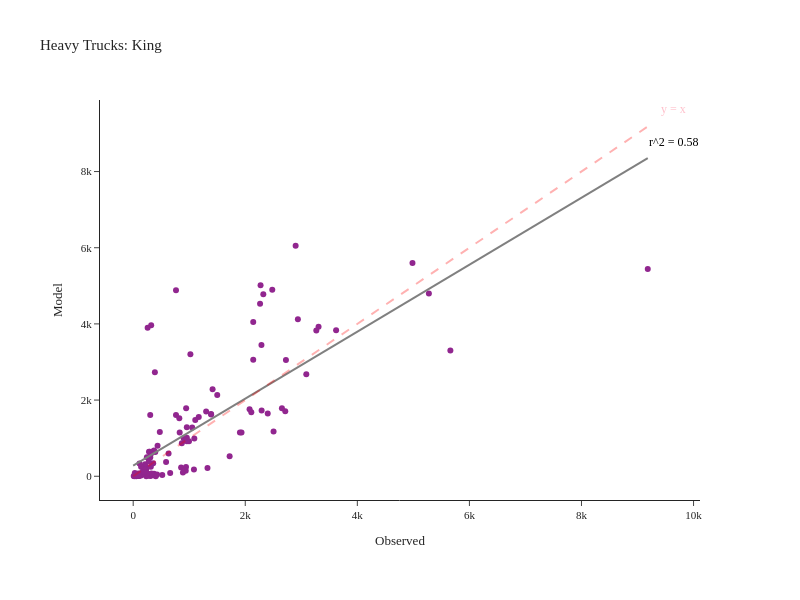

Here is the notebook cell this chart was saved with:
### Code cell
fig = create_truck_chart(df_daily_heavy, 'Heavy', 'King')
fig.show()

### Figure 1 — Plotly figure (JSON) as saved in the notebook; plotly's stock layout.template omitted (floating-point values rounded to 4 significant figures; data arrays with more than 128 entries replaced by an {"elided": "..."} marker saying what was removed)
{"data": [{"customdata": {"elided": "132x2 str values"}, "hovertemplate": "Observed=%{x}<br>Model=%{y}<br>location=%{customdata[0]}<br>County=%{customdata[1]}<extra></extra>", "legendgroup": "", "line": {"color": "Grey", "width": 2}, "marker": {"color": "#91268F", "symbol": "circle"}, "mode": "markers", "name": "", "orientation": "v", "showlegend": false, "type": "scatter", "x": {"elided": "132 int values"}, "xaxis": "x", "y": {"elided": "132 int values"}, "yaxis": "y"}, {"hovertemplate": "Observed=%{x}<br>Model=%{y}<extra></extra>", "legendgroup": "", "line": {"color": "Grey", "dash": "solid", "width": 2}, "marker": {"symbol": "circle"}, "mode": "lines", "name": "", "orientation": "v", "showlegend": false, "type": "scatter", "x": [0.0, 92.76, 185.5, 278.3, 371.0, 463.8, 556.5, 649.3, 742.1, 834.8, 927.6, 1020.0, 1113.0, 1206.0, 1299.0, 1391.0, 1484.0, 1577.0, 1670.0, 1762.0, 1855.0, 1948.0, 2041.0, 2133.0, 2226.0, 2319.0, 2412.0, 2504.0, 2597.0, 2690.0, 2783.0, 2875.0, 2968.0, 3061.0, 3154.0, 3247.0, 3339.0, 3432.0, 3525.0, 3618.0, 3710.0, 3803.0, 3896.0, 3989.0, 4081.0, 4174.0, 4267.0, 4360.0, 4452.0, 4545.0, 4638.0, 4731.0, 4823.0, 4916.0, 5009.0, 5102.0, 5194.0, 5287.0, 5380.0, 5473.0, 5565.0, 5658.0, 5751.0, 5844.0, 5936.0, 6029.0, 6122.0, 6215.0, 6308.0, 6400.0, 6493.0, 6586.0, 6679.0, 6771.0, 6864.0, 6957.0, 7050.0, 7142.0, 7235.0, 7328.0, 7421.0, 7513.0, 7606.0, 7699.0, 7792.0, 7884.0, 7977.0, 8070.0, 8163.0, 8255.0, 8348.0, 8441.0, 8534.0, 8626.0, 8719.0, 8812.0, 8905.0, 8997.0, 9090.0, 9183.0], "xaxis": "x", "y": [279.4, 360.9, 442.4, 524.0, 605.5, 687.0, 768.6, 850.1, 931.6, 1013.0, 1095.0, 1176.0, 1258.0, 1339.0, 1421.0, 1502.0, 1584.0, 1665.0, 1747.0, 1828.0, 1910.0, 1991.0, 2073.0, 2154.0, 2236.0, 2318.0, 2399.0, 2481.0, 2562.0, 2644.0, 2725.0, 2807.0, 2888.0, 2970.0, 3051.0, 3133.0, 3214.0, 3296.0, 3377.0, 3459.0, 3540.0, 3622.0, 3703.0, 3785.0, 3867.0, 3948.0, 4030.0, 4111.0, 4193.0, 4274.0, 4356.0, 4437.0, 4519.0, 4600.0, 4682.0, 4763.0, 4845.0, 4926.0, 5008.0, 5089.0, 5171.0, 5252.0, 5334.0, 5416.0, 5497.0, 5579.0, 5660.0, 5742.0, 5823.0, 5905.0, 5986.0, 6068.0, 6149.0, 6231.0, 6312.0, 6394.0, 6475.0, 6557.0, 6638.0, 6720.0, 6801.0, 6883.0, 6964.0, 7046.0, 7128.0, 7209.0, 7291.0, 7372.0, 7454.0, 7535.0, 7617.0, 7698.0, 7780.0, 7861.0, 7943.0, 8024.0, 8106.0, 8187.0, 8269.0, 8350.0], "yaxis": "y"}], "layout": {"annotations": [{"align": "right", "font": {"color": "pink", "size": 12}, "showarrow": false, "text": "y = x", "x": 9642.0, "y": 9642.0}, {"align": "right", "font": {"color": "black", "size": 12}, "showarrow": false, "text": "r^2 = 0.58", "x": 9642.0, "y": 8768.0}], "height": 600, "legend": {"tracegroupgap": 0}, "margin": {"b": 100, "l": 100, "r": 100, "t": 100}, "shapes": [{"line": {"color": "Red", "dash": "dash", "width": 2}, "type": "line", "x0": 0, "x1": 9183, "y0": 0, "y1": 9183}], "title": {"text": "Heavy Trucks: King"}, "width": 800, "xaxis": {"anchor": "y", "domain": [0.0, 1.0], "title": {"text": "Observed"}}, "yaxis": {"anchor": "x", "domain": [0.0, 1.0], "title": {"text": "Model"}}}}
